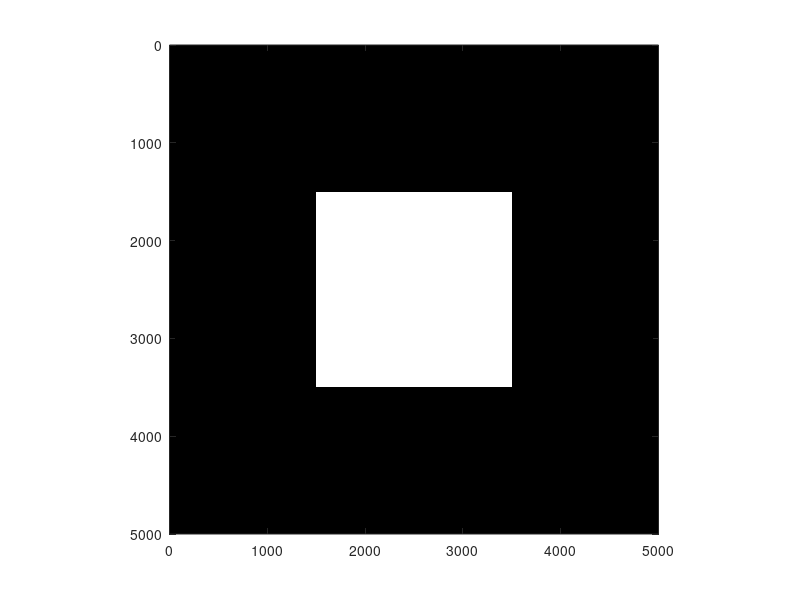

Source code (MATLAB):
% Isabelle Leonard
% Optics 211
% 4/18/20
% Final Project
% This function will generate a square aperture

% Define Aperture field
apl=5000; % size of the aperture field
ap=zeros(apl); % Define actual aperture plane

% Define square aperture
sql=2000; % Define square length 
% ap(round(1+apl/2-sql/2):round(1+apl/2+sql/2),round(1+apl/2-sql/2):round(1+apl/2+sql/2))=1;
for ijk=round(1+apl/2-sql/2):round(1+apl/2+sql/2)
    for lmn=round(1+apl/2-sql/2):round(1+apl/2+sql/2)
            ap(ijk,lmn)=1;
    end
end


% Plot the aperture field
figure
imagesc(ap) % Plot image of the aperture field
colormap gray % Set the color of the aperture field plot
axis equal % Set the display scale of the axes
axis([0 apl 0 apl]) % Set axes limits to size of aperture field
